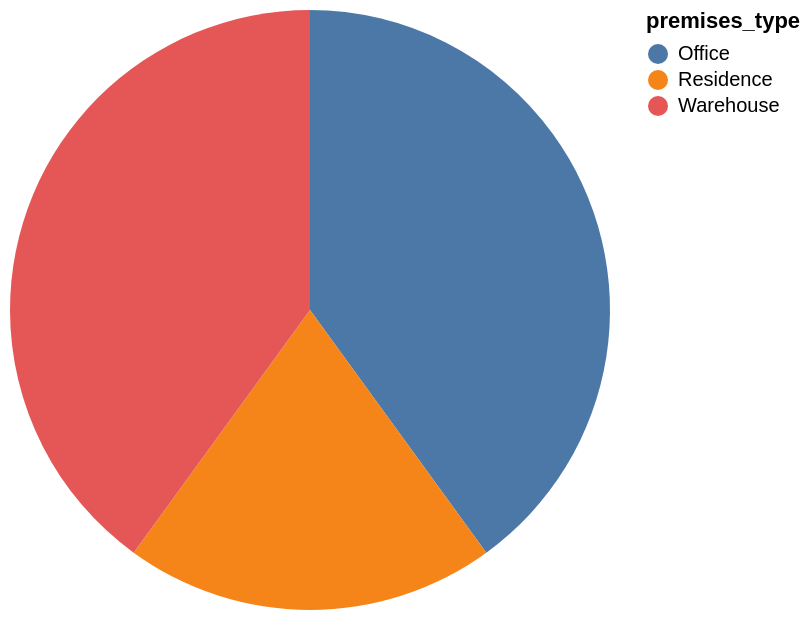

The specification (Vega-Lite) saved for this image:
### Vega-Lite specification from a JSON file in a GitHub repository (floating-point values rounded to 4 significant figures)
{"data": {"values": [{"x_data": "Office", "y_data": 6}, {"x_data": "Residence", "y_data": 3}, {"x_data": "Warehouse", "y_data": 6}]}, "mark": "arc", "encoding": {"theta": {"field": "y_data", "type": "quantitative", "title": "COUNT(premises_type)"}, "color": {"field": "x_data", "type": "nominal", "title": "premises_type"}}}
